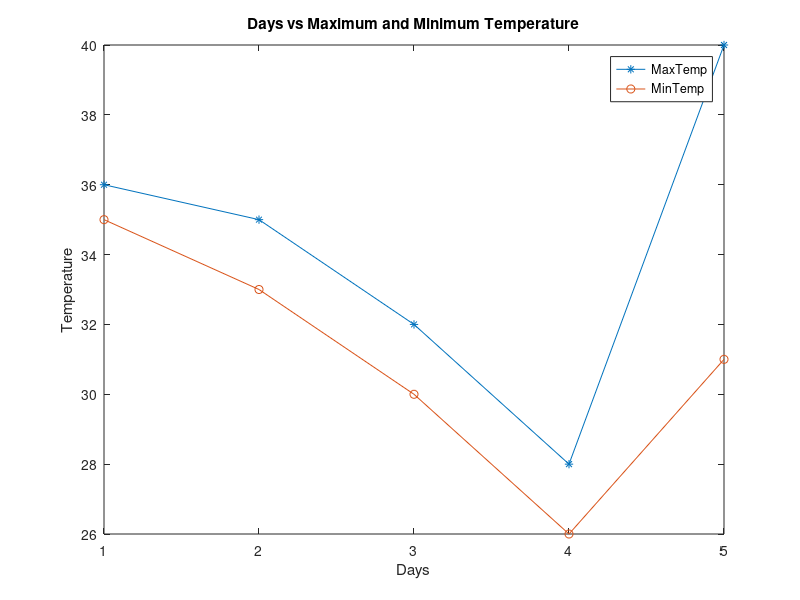

Write the MATLAB code that produced this figure.
close all
Days = [1 2 3 4 5]
MaxTemp = [36 35 32 28 40]
plot(Days, MaxTemp, '*-')
MinTemp = [35 33 30 26 31]
hold on
plot(Days, MinTemp, 'o-')
legend('MaxTemp', 'MinTemp')
xlabel('Days')
ylabel('Temperature')
title('Days vs Maximum and Minimum Temperature')